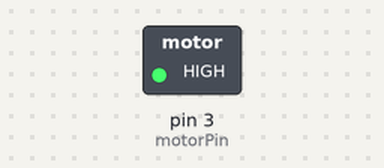
Simulated run of this sketch. Board: Arduino Uno, built with avr-gcc and run on an emulated ATmega328P. On the bench: switched loads named in the sketch (green lamp = pin HIGH).

Above: at 0.1 s.
Timing chart, 0 to 1.6 s (numbered marks = the images above):
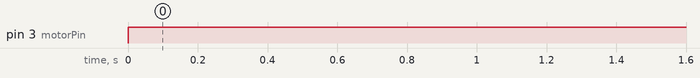

The sketch:

sketch_nov20a.ino
```cpp
const int motorPin = 3;

void setup() {
  pinMode(motorPin, OUTPUT);
}

void loop() {
  int targetSpeed = 255;

  analogWrite(motorPin, targetSpeed);
}
```

Measured:
- by itself, pin 3 (motorPin): LOW → HIGH at 0.00 s
